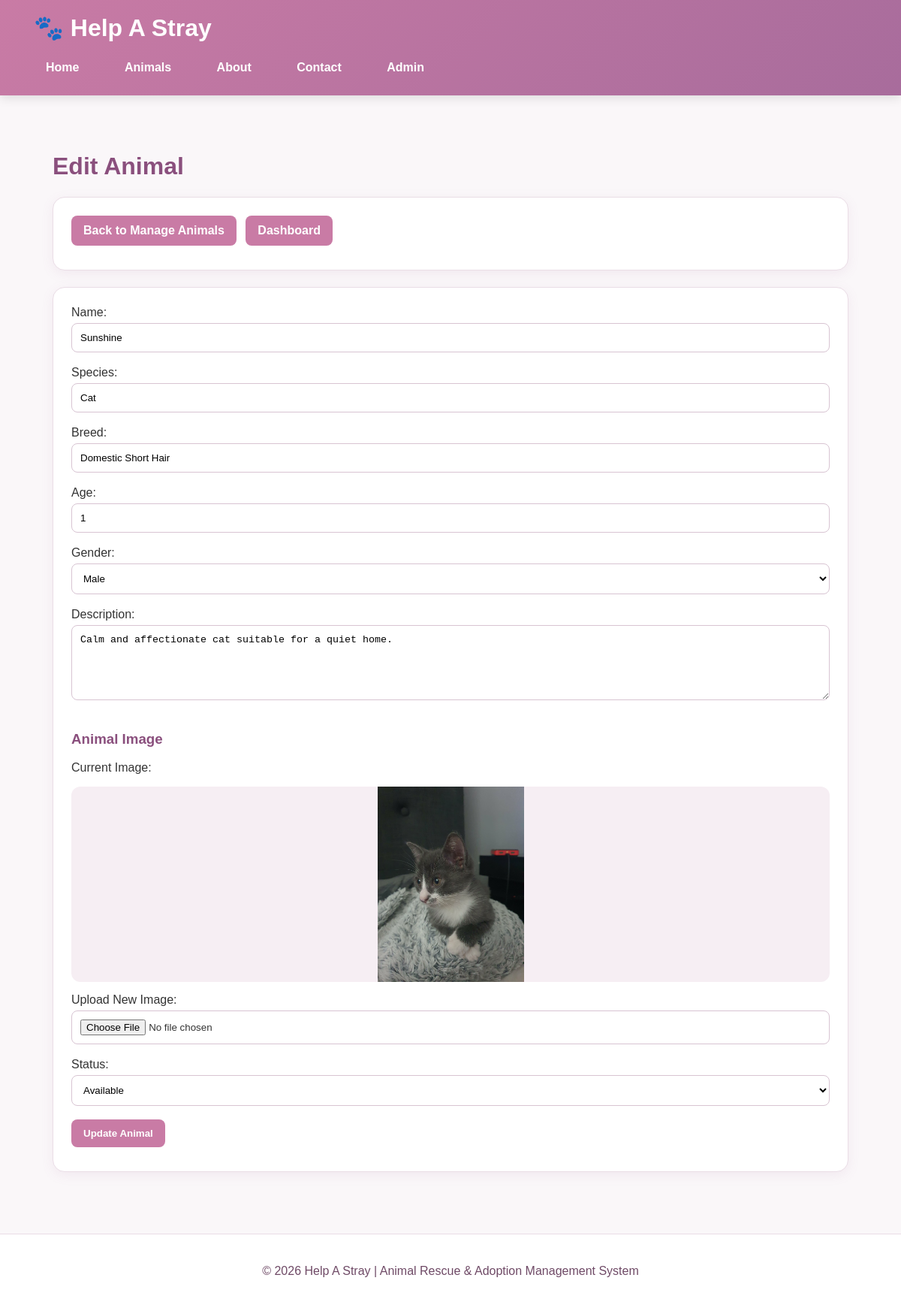
Screenshot of /admin/edit-animal.php?id=2 (signed in) with the database file from the repository.
### tables this page shows
CREATE TABLE `animals` (
  `animal_id` int(11) NOT NULL,
  `name` varchar(100) NOT NULL,
  `species` varchar(50) NOT NULL,
  `breed` varchar(100) DEFAULT NULL,
  `age` int(11) DEFAULT NULL,
  `gender` enum('Male','Female') NOT NULL,
  `description` text DEFAULT NULL,
  `image` varchar(255) DEFAULT NULL,
  `status` enum('Available','Reserved','Adopted') DEFAULT 'Available',
  `created_at` timestamp NOT NULL DEFAULT current_timestamp()
);

### admin/edit-animal.php (the view, shortened to what this page needs)
<?php
require_once '../config/db.php';
$animal_id = $_GET['id'];
$stmt = $pdo->prepare("SELECT * FROM animals WHERE animal_id = ?");
$stmt->execute([$animal_id]);
$animal = $stmt->fetch(PDO::FETCH_ASSOC);
require_once '../includes/header.php';
?>
<h1>Edit Animal</h1>
<div class="card">
    <a class="btn" href="manage-animals.php">Back to Manage Animals</a>
    <a class="btn" href="dashboard.php">Dashboard</a>
</div>
<div class="card">
<form method="POST" enctype="multipart/form-data">
    <label>Name:</label>
    <input
        type="text"
        name="name"
        value="<?php echo htmlspecialchars($animal['name']); ?>"
        required>
    <br><br>
    <label>Species:</label>
    <input
        type="text"
        name="species"
        value="<?php echo htmlspecialchars($animal['species']); ?>"
        required>
    <br><br>
    <label>Breed:</label>
    <input
        type="text"
        name="breed"
        value="<?php echo htmlspecialchars($animal['breed']); ?>">
    <br><br>
    <label>Age:</label>
    <input
        type="number"
        name="age"
        min="0"
        value="<?php echo htmlspecialchars($animal['age']); ?>">
    <br><br>
    <label>Gender:</label>
    <select name="gender" required>
        <option value="Male" <?php if ($animal['gender'] === 'Male') echo 'selected'; ?>>
            Male
        </option>
    </select>
    <br><br>
    <label>Description:</label>
    <textarea name="description" required><?php
        echo htmlspecialchars($animal['description']);
    ?></textarea>
    <br><br>
    <h3>Animal Image</h3>
<?php if (!empty($animal['image'])): ?>
    <p>Current Image:</p>
    <img
    class="animal-image"
    src="../public/uploads/<?php echo htmlspecialchars($animal['image']); ?>"
    alt="<?php echo htmlspecialchars($animal['name']); ?>">
<?php endif; ?>
<label>Upload New Image:</label>
<input
    type="file"
    name="image"
    accept="image/jpeg,image/png,image/gif,image/webp">
    <br><br>
    <label>Status:</label>
    <select name="status">
        <option value="Available"
            <?php if ($animal['status'] === 'Available') echo 'selected'; ?>>
            Available
        </option>
    </select>
    <br><br>
    <button type="submit">Update Animal</button>
</form>
</div>
<?php require_once '../includes/footer.php'; ?>

### public/css/style.css (style rules this page uses)
* { box-sizing: border-box; }
body { background-color: red; }
body { font-family: Arial, sans-serif; margin: 0; background-color: #faf7f9; color: #333; }
.card { background: white; padding: 24px; margin-bottom: 22px; border-radius: 16px; border: 1px solid #eadde6; box-shadow: 0 4px 16px rgba(168, 108, 156, 0.10); transition: 0.2s ease; }
h1, h2, h3 { color: #8a4f7d; }
a { color: #8a4f7d; }
button, .btn { background-color: #c97ba5; color: white; border: none; padding: 11px 16px; border-radius: 8px; text-decoration: none; cursor: pointer; display: inline-block; font-weight: bold; margin-right: 8px; margin-bottom: 8px; }
input, select, textarea { width: 100%; padding: 11px; margin-top: 5px; border: 1px solid #d8c4d2; border-radius: 8px; background: #fff; }
textarea { min-height: 100px; }
img { max-width: 100%; }
.card img { display: block; }
.animal-image { width: 100%; height: 260px; object-fit: contain; background-color: #f6eef3; border-radius: 12px; margin-bottom: 15px; }

### rows the page displays
animals: name "Sunshine", species "Cat", breed "Domestic Short Hair", age "1", gender "Male", description "Calm and affectionate cat suitable for a quiet home.", image (picture), status "Available"
